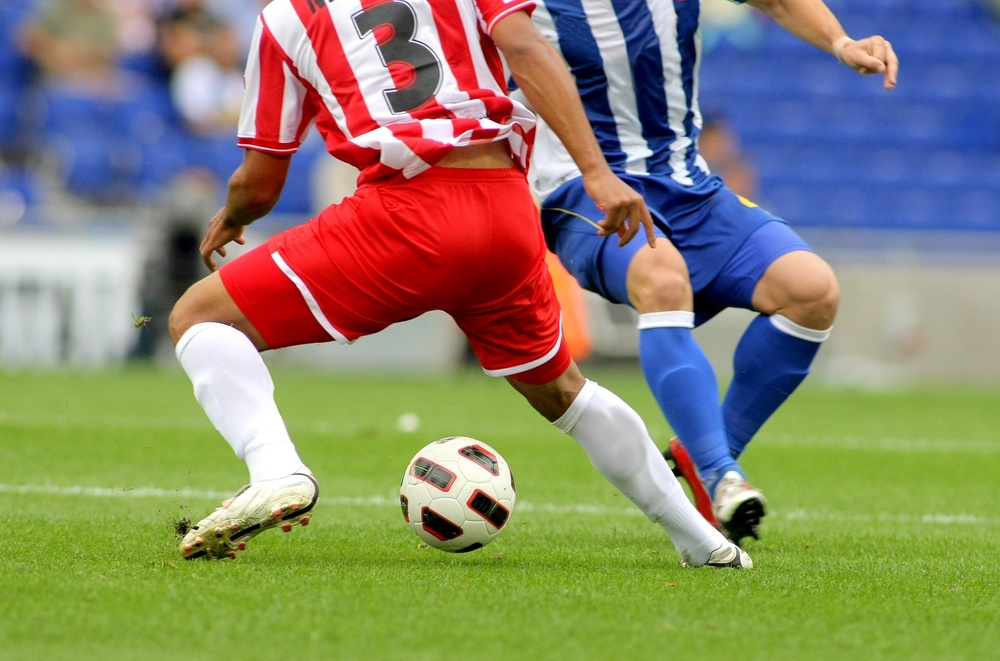
#> input picture 3주차/soccer.jpg, 1000 x 661 px, shrunk from 1434 x 948 before the run
$ python 20250318_1.py
#> lines starting #> are read from the running program, lines starting #| are printed output that depends on the picture; after the words box and inside, x2 and y2 are one past the last pixel; in counts of white or black regions, pixels touching at a corner belong together
import cv2 as cv
import sys
import matplotlib.pyplot as plt

img = cv.imread('soccer.jpg')
#> img is the input picture: shape (661, 1000, 3); mean B, G, R 107.3, 133.3, 136.8

if img is None:
    sys.exit('파일이 존재하지 않습니다.')

gray = cv.cvtColor(img, cv.COLOR_BGR2GRAY) # BGR 컬러 영상을 명암 영상으로 변환
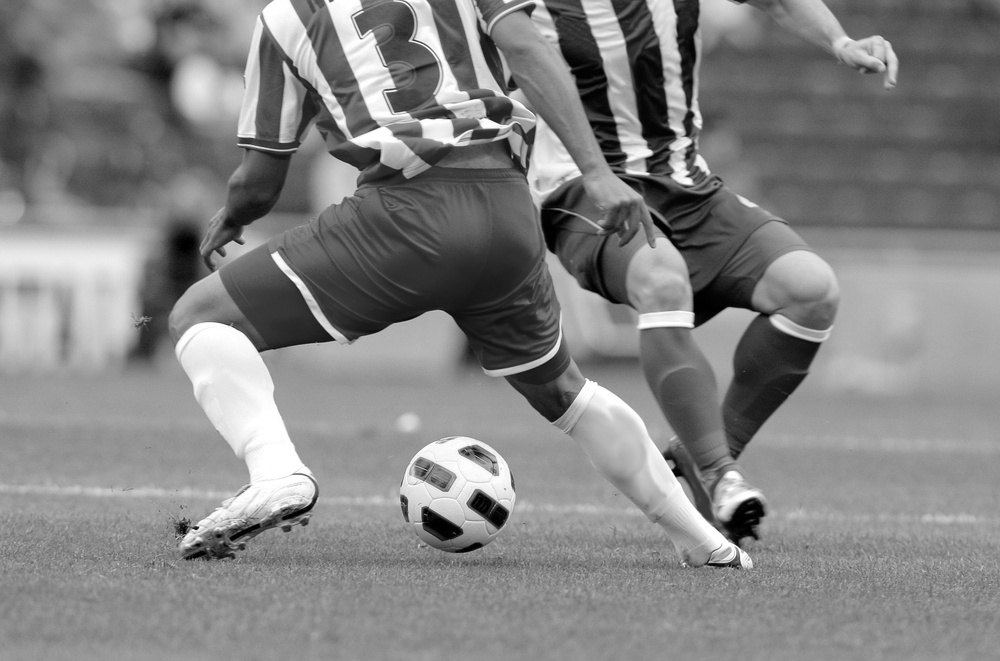
#> gray: shape (661, 1000); min 0, max 255, mean 131.4
gh = cv.calcHist([gray], [0], None, [256], [0,256])
#> gh = 256 values, max 10385 at index 147, min 286 at index 0, mean 2582
plt.plot(gh, color='b', linewidth = 1)
#plt.show()

t, bin_img= cv.threshold(gray, 127, 255, cv.THRESH_BINARY + cv.THRESH_OTSU)
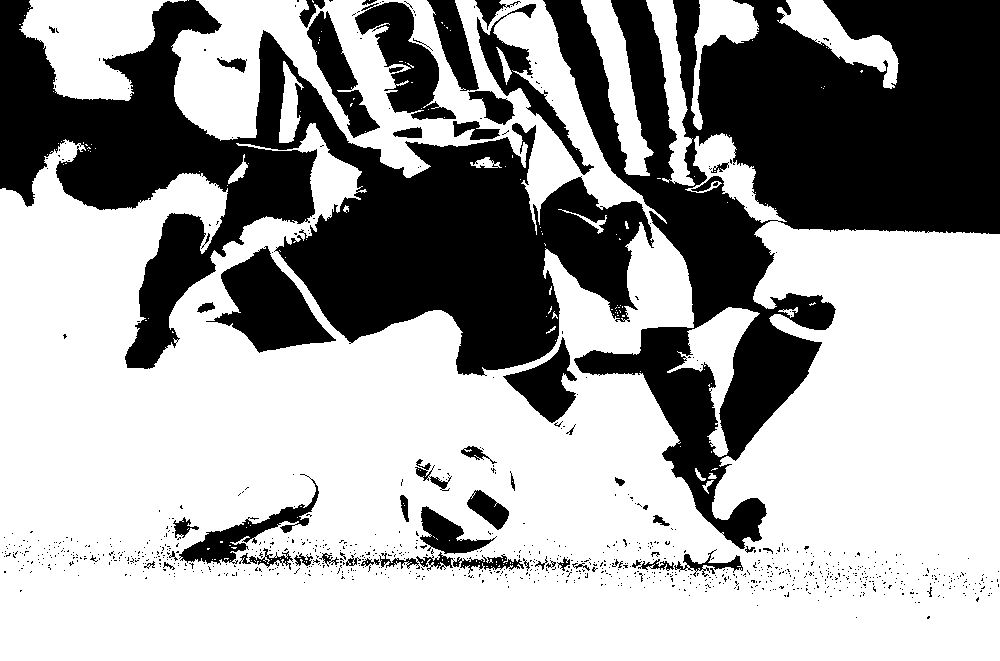
#> bin_img: shape (661, 1000); 64.2% white; 972 black regions (918 under 20 px), largest, box (x1, y1, x2, y2) and area: (543, 0, 1000, 549) 102937, (0, 0, 654, 376) 96696, (206, 246, 336, 353) 6613
#> t = 119

h = cv.calcHist([bin_img], [0], None, [256], [0,256])
#> h = 256 values, max 424198 at index 255, min 0 at index 1, mean 2582
plt.plot(h, color='r', linewidth = 1)
plt.show()
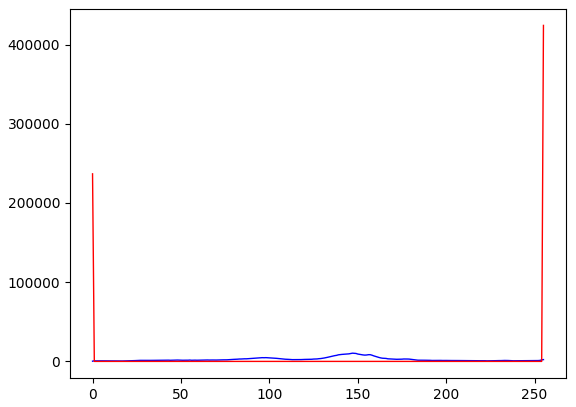
#> figure drawn by matplotlib, 1 panel; curve peaks at x = 147, y = 10385; curve peaks at x = 255, y = 424198

#cv.imwrite("soccer_bin.jpg", bin_img)

$ run again, with 3주차/mistyroad.jpg copied over 3주차/soccer.jpg
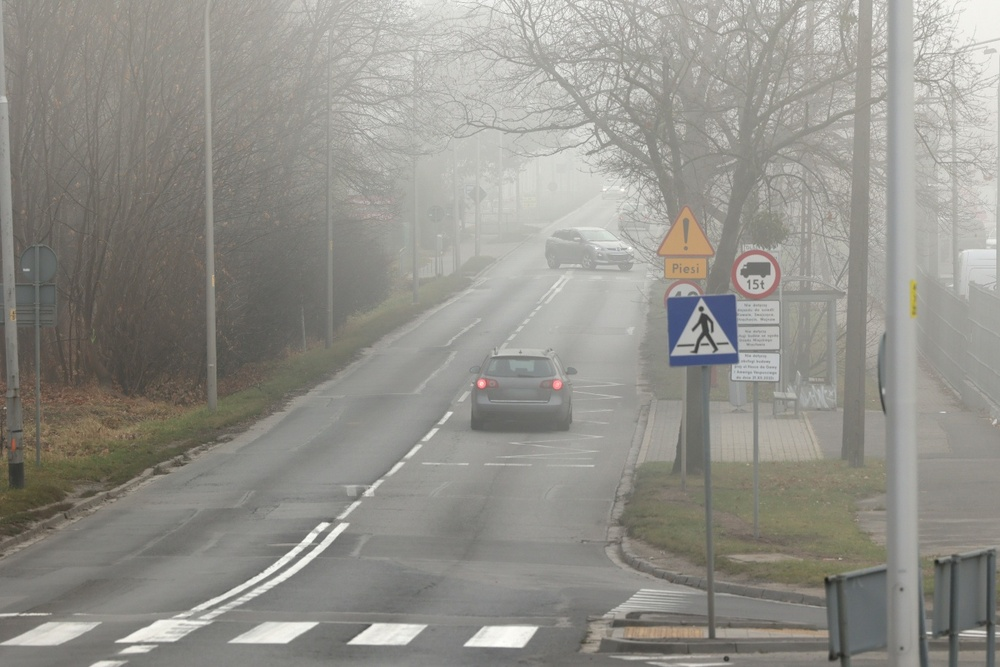
#> input picture 3주차/mistyroad.jpg, 1000 x 667 px, shrunk from 1368 x 912 before the run
#> img is the input picture: shape (667, 1000, 3); mean B, G, R 138.7, 145, 146.5
#> gh = 256 values, max 9114 at index 139, min 0 at index 0, mean 2605.5
#> `t, bin_img= cv.threshold(gray, 127, 255, cv.THRESH_BINARY + cv.THRESH_..`:
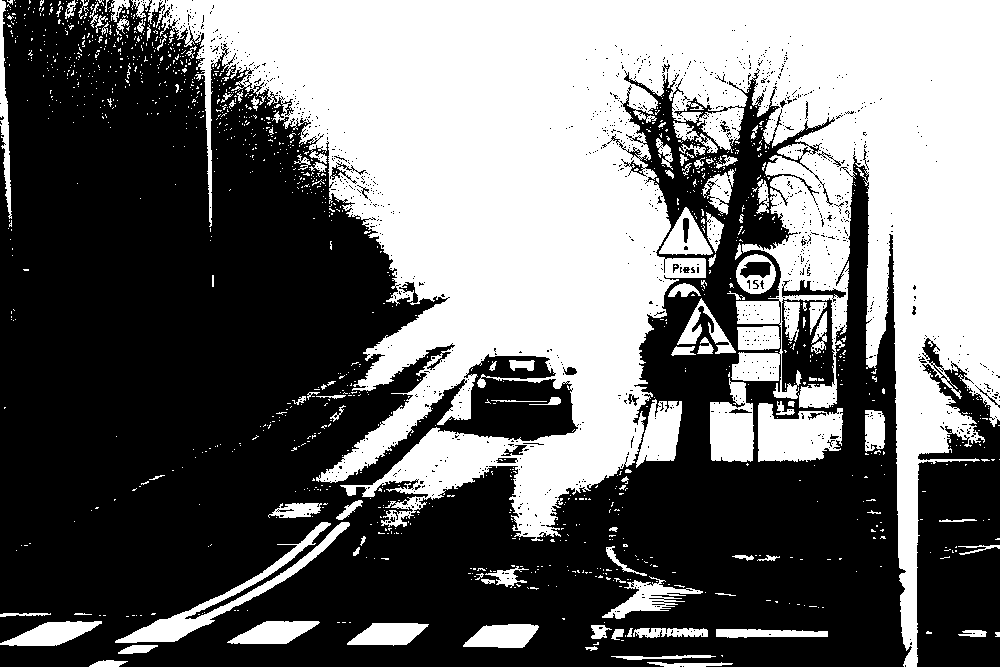
#> bin_img: shape (667, 1000); 43% white; 1332 white regions (1217 under 20 px), largest, box (x1, y1, x2, y2) and area: (148, 0, 1000, 667) 246041, (115, 522, 350, 643) 3914, (758, 403, 843, 462) 3716
#> t = 148
#> h = 256 values, max 380490 at index 0, min 0 at index 1, mean 2605.5
#> `plt.show()`:
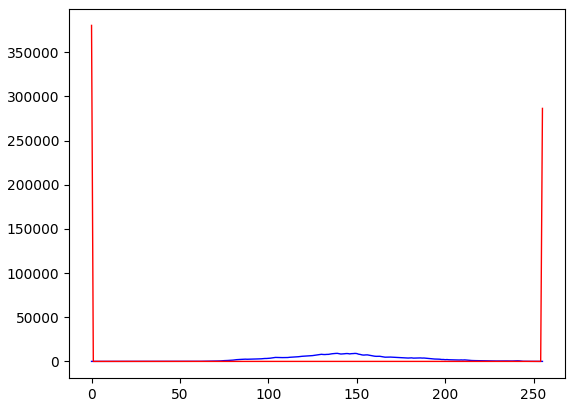
#> figure drawn by matplotlib, 1 panel; curve peaks at x = 139, y = 9114; curve peaks at x = 0, y = 380490
